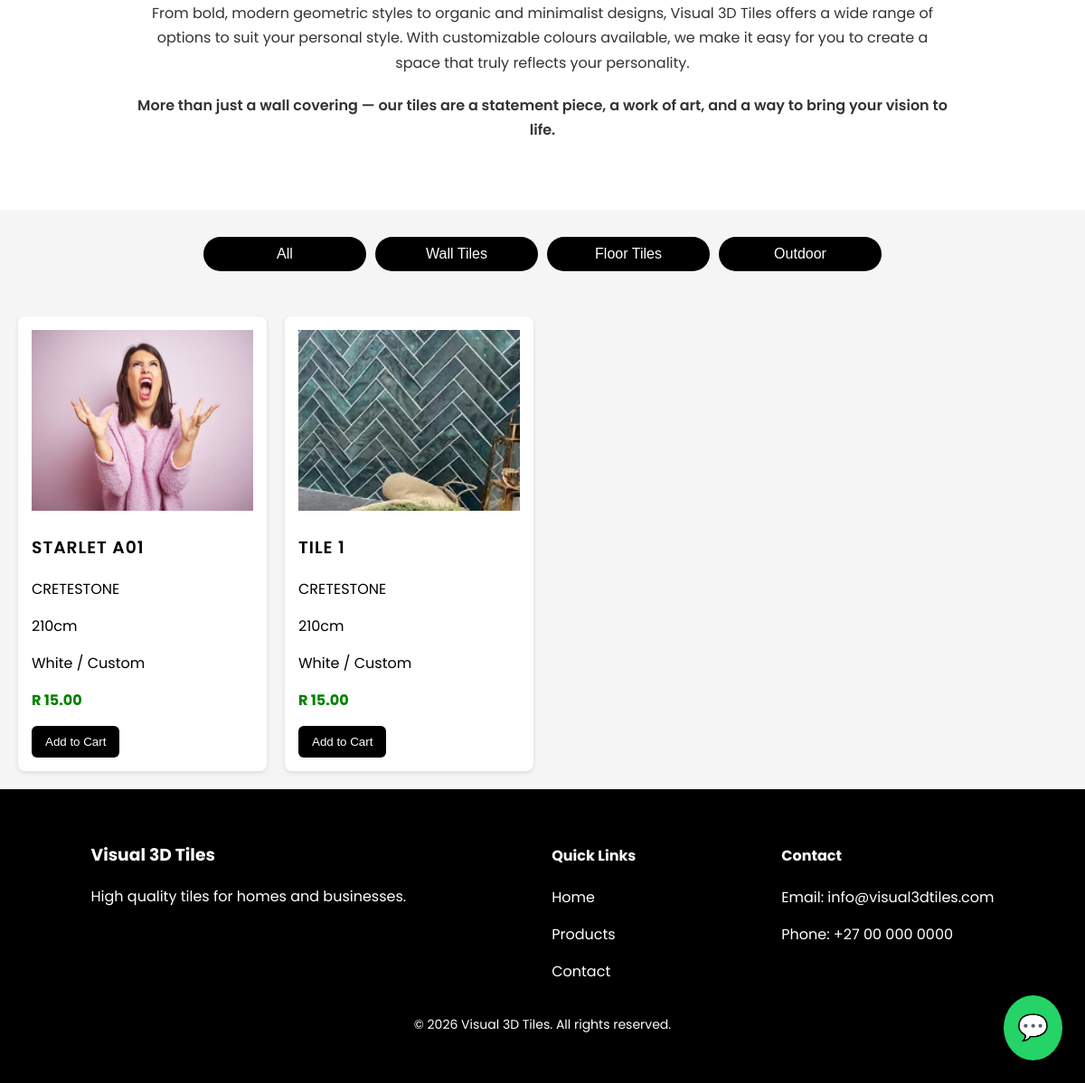
The app's page / (lower part), older data.
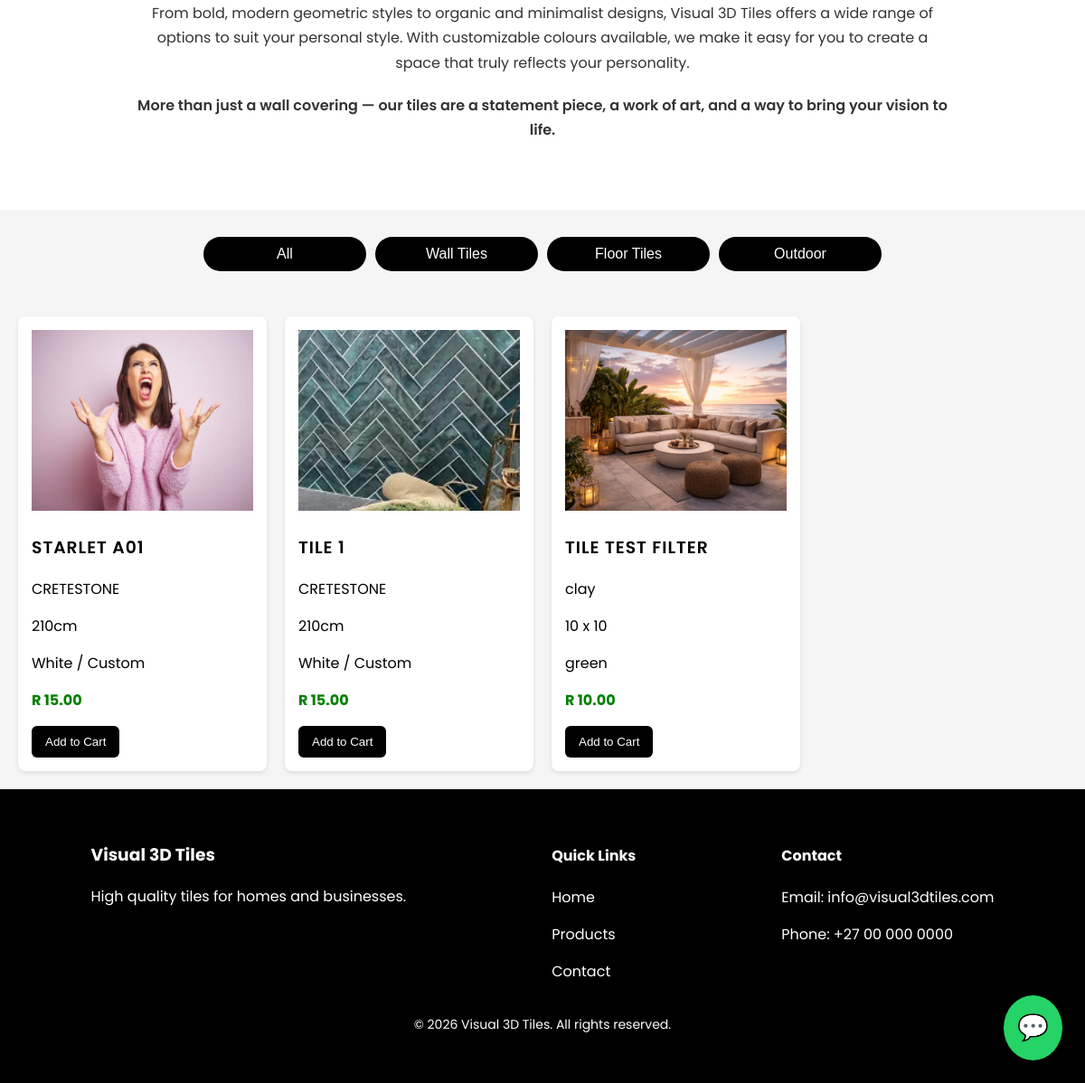
The same page, newer data.
### store/models.py (models this page shows, shortened)
class Product(models.Model):
    CATEGORY_CHOICES = [
        ('wall', 'Wall Tiles'),
        ('floor', 'Floor Tiles'),
        ('outdoor', 'Outdoor Tiles'),
    ]
    name = models.CharField(max_length=200)
    price = models.DecimalField(max_digits=8, decimal_places=2)
    material = models.CharField(max_length=100)
    dimensions = models.CharField(max_length=100)
    colors = models.CharField(max_length=200)
    description = models.TextField(blank=True, null=True)
    image = models.ImageField(upload_to='products/')
    category = models.CharField(
        max_length=20,
        choices=CATEGORY_CHOICES,
        default='floor'
    )

### store/views.py (the view)
# urls.py: path('', views.product_list, name='product_list'),
def product_list(request):
    products = Product.objects.all()
    return render(request, 'store/product_list.html', {
        'products': products
    })

### store/templates/store/product_list.html (shortened to what this page needs)
<!DOCTYPE html>
<html>
<head>
</head>
<body>
    <a href="https://wa.me/27000000000" class="whatsapp">💬</a>
    <section class="about">
        <div class="about-container">
            <p>
                From bold, modern geometric styles to organic and minimalist designs, Visual 3D Tiles offers
                a wide range of options to suit your personal style. With customizable colours available,
                we make it easy for you to create a space that truly reflects your personality.
            </p>
            <p class="highlight">
                More than just a wall covering — our tiles are a statement piece, a work of art, and a way to
                bring your vision to life.
            </p>
        </div>
    </section>
    <div class="filters buttons-filter">
        <button onclick="filterProducts('all')">All</button>
        <button onclick="filterProducts('wall')">Wall Tiles</button>
        <button onclick="filterProducts('floor')">Floor Tiles</button>
        <button onclick="filterProducts('outdoor')">Outdoor</button>
    </div>
    <div class="products" id="products">
        {% for product in products %}
        <div class="product {{ product.category }}">
            <a href="{% url 'product_detail' product.id %}" class="product-click"></a>
            <div class="image-container">
                <img src="{{ product.image.url }}">
            </div>
            <h3 class="product-name">{{ product.name|upper }}</h3>
            <p>{{ product.material }}</p>
            <p>{{ product.dimensions }}</p>
            <p>{{ product.colors }}</p>
            <p class="price">R {{ product.price }}</p>
            <a href="{% url 'add_to_cart' product.id %}"><button>Add to Cart</button></a>
        </div>
        {% endfor %}
    </div>
    <footer class="footer">
        <div class="footer-content">
            <div>
                <h3>Visual 3D Tiles</h3>
                <p>High quality tiles for homes and businesses.</p>
            </div>
            <div>
                <h4>Quick Links</h4>
                <p><a href="/">Home</a></p>
                <p><a href="#products">Products</a></p>
                <p><a href="#">Contact</a></p>
            </div>
            <div>
                <h4>Contact</h4>
                <p>Email: info@visual3dtiles.com</p>
                <p>Phone: +27 00 000 0000</p>
            </div>
        </div>
        <p class="copyright">© 2026 Visual 3D Tiles. All rights reserved.</p>
    </footer>
</body>
</html>

Row changes from the older to the newer data that the page shows:
added Product: image (picture), name "TILE TEST FILTER", material "clay", dimensions "10 x 10", colors "green", price "10.00"
